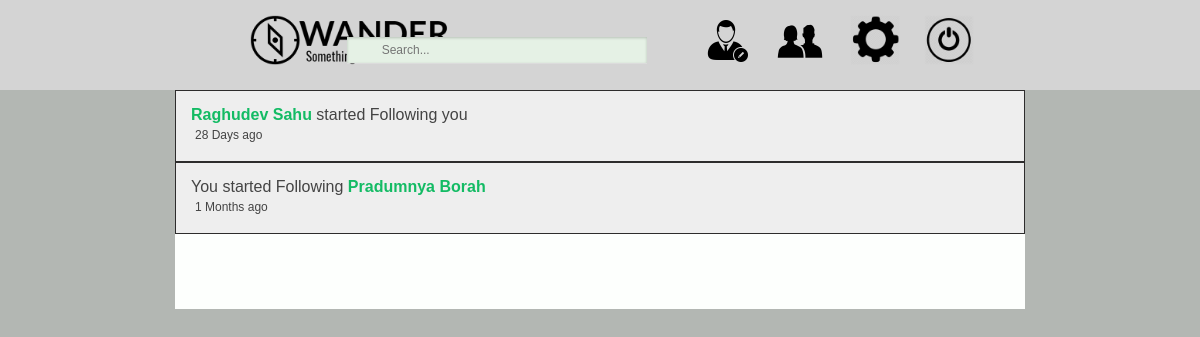
Screenshot of /people.php (signed in) with the database file from the repository.
### tables this page shows
CREATE TABLE `users` (
  `u_id` int(11) NOT NULL,
  `username` varchar(255) NOT NULL,
  `first_name` varchar(255) NOT NULL,
  `last_name` varchar(255) NOT NULL,
  `email` varchar(255) NOT NULL,
  `password` varchar(32) NOT NULL,
  `sign_up_date` date NOT NULL,
  `activated` enum('0','1') NOT NULL
);

CREATE TABLE `follow` (
  `follow_ID` int(11) NOT NULL,
  `follower_ID` int(11) NOT NULL,
  `following_ID` int(11) NOT NULL,
  `follow_status` enum('0','1') NOT NULL,
  `followed_at` datetime NOT NULL
);

### people.php (the view, shortened to what this page needs)
<?php include("./inc/header.inc.php"); ?>
<div class="contentWrap">
	<?php
		$not_query=mysqli_query($conn,"SELECT 'follow' As Type,follow_ID,followed_at,follow_status
											FROM follow
											UNION
											SELECT 'blog',blog_id,blog_added,blog_status
											FROM blog
											ORDER BY followed_at DESC")or die(mysqli_error($conn));
		while($not_row=mysqli_fetch_assoc($not_query)){
			if($not_row["Type"]=="follow"){
				$fid=$not_row["follow_ID"];
				$follow_query=mysqli_query($conn,"SELECT follower_ID,following_ID,followed_at FROM follow WHERE follow_ID='$fid'")or die(mysqli_error("$conn"));
				if($follow_row=mysqli_fetch_assoc($follow_query)){
					$follower=$follow_row["follower_ID"];
					$following=$follow_row["following_ID"];
					$followed_at=$follow_row["followed_at"];
					if($following==$u_id){
						$check_query=mysqli_query($conn,"SELECT follower_ID,following_ID FROM follow WHERE follower_ID='$following' AND following_ID='$follower'")or die(mysqli_error("$conn"));
						if(!mysqli_fetch_assoc($check_query)){
							$user_query=mysqli_query($conn,"SELECT first_name,last_name,username FROM users WHERE u_id='$follower'")or die(mysqli_error("$conn"));
							if ($user_row=mysqli_fetch_assoc($user_query)) {
								$firstName=$user_row["first_name"];
								$lastName=$user_row["last_name"];
								$userName=$user_row["username"];
								$name=$firstName." ".$lastName;
								$date = date_create();
								$followed_at = date_create($followed_at);
								$dateDiff=date_diff($date,$followed_at);
								echo "<div class='notification'>
									<a href='".$userName."'>".$name."</a> started Following you
										<div class='date'>";
								if ($dateDiff->y==0) {
									if ($dateDiff->m==0) {
										if ($dateDiff->d==0) {
											if ($dateDiff->h==0) {
												if ($dateDiff->m==0) {
													if ($dateDiff->s==0) {
														echo "Just Now";
													}
													else
														print $dateDiff->s." Sec ago";
												}
												else
													print $dateDiff->m." Mins ago";
											}
											else
												print $dateDiff->h." Hours ago";
										}
										else
											print $dateDiff->d." Days ago";
									}
									else
										print $dateDiff->m." Months ago";
								}
								else
									print $dateDiff->y." Years ago";
								echo "</div>
								</div>";
							}
						}
					}
					if ($follower==$u_id) {
							$user_query=mysqli_query($conn,"SELECT first_name,last_name,username FROM users WHERE u_id='$following'")or die(mysqli_error("$conn"));
							if ($user_row=mysqli_fetch_assoc($user_query)) {
								$firstName=$user_row["first_name"];
								$lastName=$user_row["last_name"];
								$userName=$user_row["username"];
								$name=$firstName." ".$lastName;
								$date = date_create();
								$followed_at = date_create($followed_at);
								$dateDiff=date_diff($date,$followed_at);
								echo "<div class='notification'>
									You started Following <a href='".$userName."'>".$name."</a>
									<div class='date'>";
								if ($dateDiff->y==0) {
									if ($dateDiff->m==0) {
										if ($dateDiff->d==0) {
											if ($dateDiff->h==0) {
												if ($dateDiff->m==0) {
													if ($dateDiff->s==0) {
														echo "Just Now";
													}
													else
														print $dateDiff->s." Sec ago";
												}
												else
													print $dateDiff->m." Mins ago";
											}
											else
												print $dateDiff->h." Hours ago";
										}
										else
											print $dateDiff->d." Days ago";
									}
									else
										print $dateDiff->m." Months ago";
								}
								else
									print $dateDiff->y." Years ago";
								echo "</div>
								</div>";
							}
					}
				}
			}
		}
	 ?>
</div>

### css/style.css (style rules this page uses)
* { font-family: Arial, Helvetica, Sans-serif; margin: 0px; }
body { background-color: #b3b7b3; }
.contentWrap { height: -webkit-fill-available; width: 850px; margin:auto; background-color: #fdfffd; padding-top: 90px; padding-bottom: 75px; }
.notification { background-color: #eee; color: #444; padding: 15px; border: #2d2c2c solid 1px; outline: none; }
.notification a { text-decoration: none; font-weight: bold; color: #13bb64; }
.date { font-size: 12px; margin: 4px; }

### rows the page displays
users: name "Raghudev Sahu"
follow: followed_at "28"
users: name "Pradumnya Borah"
follow: followed_at "1"
